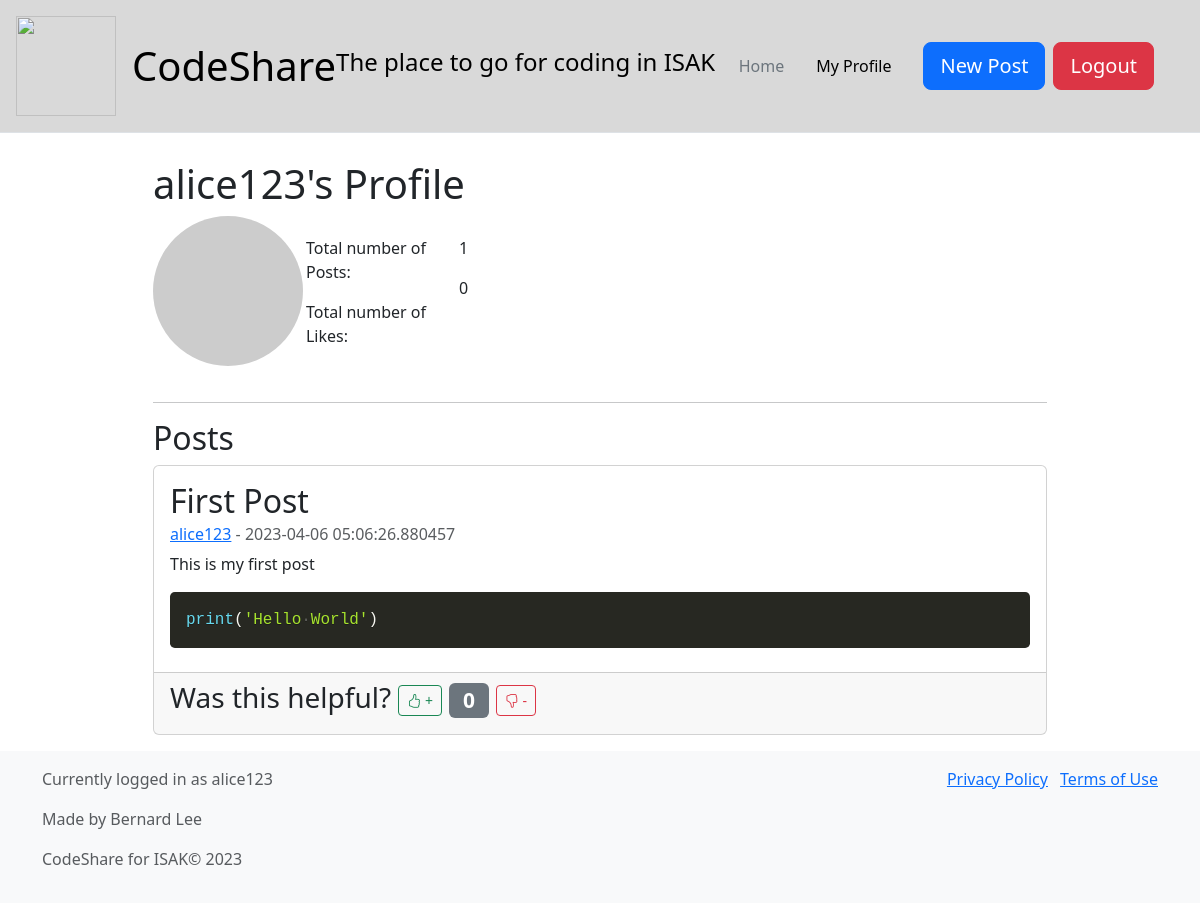
The app's page /profile/alice123 (signed in), older data.
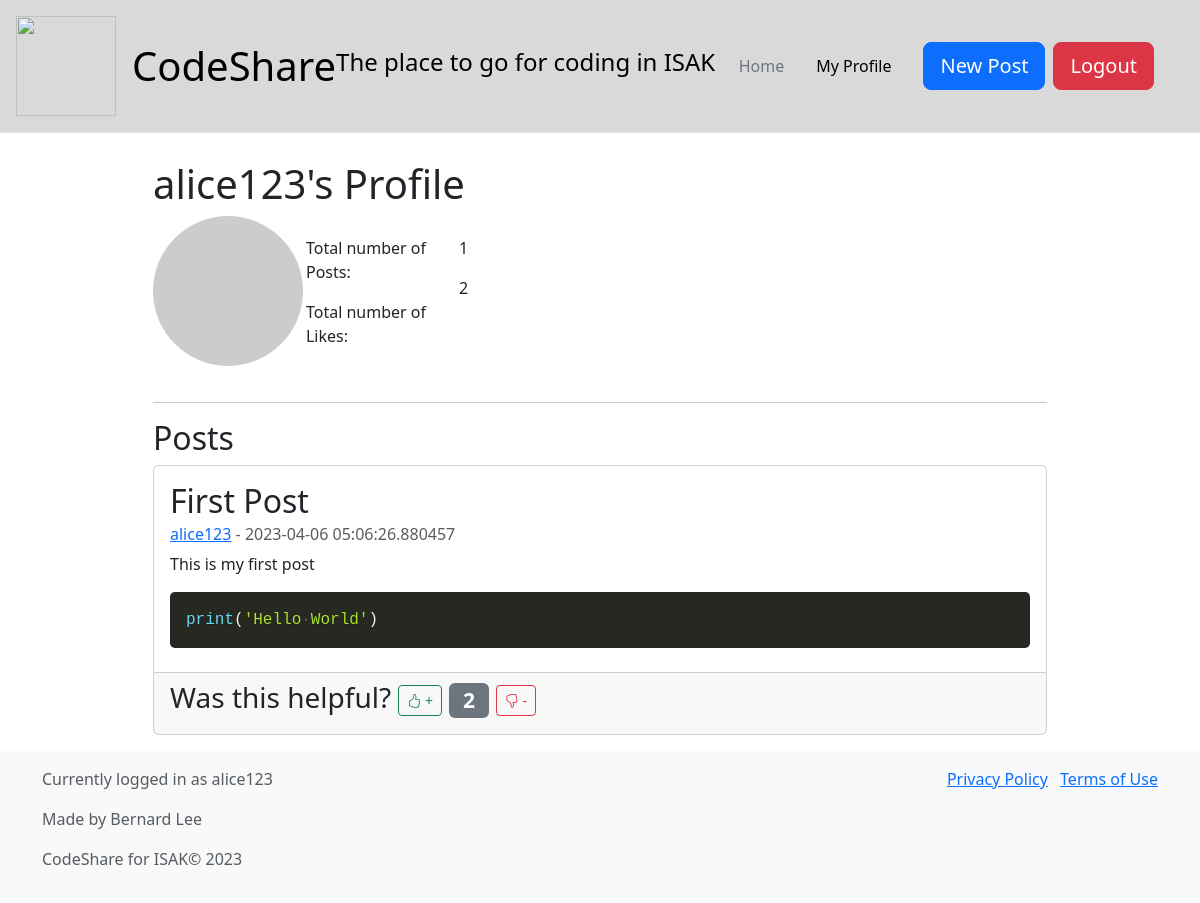
The same page, newer data.
### db_models.py (models this page shows, shortened)
class Base(DeclarativeBase):
    pass

class Users(Base):
    __tablename__ = "users"
    id: Mapped[int] = mapped_column(primary_key=True)
    username: Mapped[str] = mapped_column(String(20),unique=True)
    password: Mapped[str] = mapped_column(String(100))
    posts: Mapped[list["posts"]|None] = relationship("Post", back_populates="user")

class Post(Base):
    __tablename__ = "posts"
    id: Mapped[int] = mapped_column(primary_key=True)
    title: Mapped[str] = mapped_column(String(100))
    datetime_posted: Mapped[datetime.datetime] = mapped_column(DateTime, default=datetime.datetime.utcnow)
    content: Mapped[str] = mapped_column(String(2000))
    code: Mapped[str] = mapped_column(String(2000))
    code_language: Mapped[str] = mapped_column(String(20))
    like_count: Mapped[int] = mapped_column(Integer, default=0)
    user_id: Mapped[int] = mapped_column(ForeignKey("users.id", ondelete="CASCADE"))
    user: Mapped[Users] = relationship("Users", back_populates="posts")

### app.py (the view)
@app.route("/profile/<username>")
def profile(username):
    try:
        token = session['token']
        if check_token(token):
            posts = db.get_own_posts(username)
            user = db.get_user(username)
            stats = db.get_user_stats(username)
            return render_template('profile.html', username=username, posts=posts, user=user,stats=stats)
        else:
            return redirect(url_for('login'))
    except KeyError:
        return redirect(url_for('login'))

### db_manager.py (called while the page is built)
    def get_own_posts(self, username):
        user = self.session.query(Users).filter_by(username=username).first()
        print(f"selecting posts from user {user.username} with id {user.id}")
        posts = self.session.query(Post).filter_by(user_id=user.id).all()
        for post in posts:
            post.username = user.username
        posts.reverse()
        return posts

    def get_user(self, username):
        user = self.session.query(Users).filter_by(username=username).first()
        return user

    def get_user_stats(self, username):
        user = self.session.query(Users).filter_by(username=username).first()
        posts = self.session.query(Post).filter_by(user_id=user.id).all()
        return len(posts), sum(post.like_count for post in posts)

### token_management.py (called while the page is built)
def check_token(token): #check if token is valid and not expired
    try:
        decoded_token = jwt.decode(token, token_encryption_key, algorithms=['HS256'])
        current_time = datetime.utcnow().timestamp()
        if decoded_token['datetime'] < current_time:
            return False
        else:
            return True
    except Exception:
        return False

### templates/profile.html (shortened to what this page needs)
{% extends "base_template.html" %}
{% block content %}
    <div class="row justify-content-center" style="margin-top: 160px;">
        <div class="col-md-9">
            <h1>{{ username }}'s Profile</h1>
            <div class="row">
                <div class="col-md-2">
                    <img class="avatar float-right rounded-circle" src="https://picsum.photos/200" alt="Avatar Placeholder">
                </div>
                <div class="col-md-4" style="padding-top: 20px">
                    <div class="row">
                        <div class="col-md-6">
                            <p>Total number of Posts:</p>
                            <p>Total number of Likes:</p>
                        </div>
                        <div class="col-md-6">
                            <p>{{ stats[0] }}</p>
                            <p>{{ stats[1] }}</p>
                        </div>
                    </div>
                </div>
                <div class="col-md-3">
                </div>
            </div>
            <hr>
            <h2>Posts</h2>
            {% if posts %}
                {% for post in user.posts %}
                    <div class="card mb-3">
                        <div class="card-body">
                            <h2 class="card-title">{{ post.title }}</h2>
                            <h6 class="card-subtitle mb-2 text-muted"><a href="/profile/{{ post.username }}">{{ post.username }}</a> - {{ post.datetime_posted }}</h6>
                            <p class="card-text">{{ post.content }}</p>
                            <pre><code class="language-{{ post.code_language }}">{{ post.code }}</code></pre>
                        </div>
                        <div class="card-footer">
                            <h3> Was this helpful?
                                <a href="/add_like/{{ post.id }}"><button type="button" class="btn btn-outline-success btn-sm w-auto">
                                    <i class="bi bi-hand-thumbs-up"></i> +
                                </button></a>
                                <span class="badge bg-secondary">{{ post.like_count }}</span>
                                <a href="/add_dislike/{{ post.id }}"><button type="button" class="btn btn-outline-danger btn-sm w-auto">
                                    <i class="bi bi-hand-thumbs-down"></i> -
                                </button></a>
                            </h3>
                        </div>
                    </div>
                {% endfor %}
            {% else %}
                <h3>You have not posted anything yet.</h3>
            {% endif %}
        </div>
    </div>
{% endblock %}

### templates/base_template.html (shortened to what this page needs)
<!DOCTYPE html>
<html lang="en">
<head>
    <link href="https://cdn.jsdelivr.net/npm/bootstrap@5.3.0-alpha2/dist/css/bootstrap.min.css" rel="stylesheet"
>
<link rel="stylesheet" href="https://cdn.jsdelivr.net/npm/bootstrap-icons@1.5.0/font/bootstrap-icons.css">
    <link rel="stylesheet" href="{{ url_for('static', filename='prism.css') }}">
</head>
<div class = "container">
<header class="p-3 mb-3 border-bottom fixed-top" style="width: 100%; display: flex; justify-content: space-between; background-color: #d9d9d9;">
  <div class="d-flex align-items-center">
    <a href="/" class="d-flex align-items-center mb-2 mb-lg-0 link-body-emphasis text-decoration-none">
      <img src="https://cdn3.iconfinder.com/data/icons/service-design-tools/100/3_Mar-59-512.png" alt="" width="100" height="100">
        <h1 class="ms-3 mb-0">CodeShare</h1><h4>The place to go for coding in ISAK</h4>
    </a>
  </div>
  <div class="d-flex align-items-center">
    <ul class="nav me-3">
      <li class="nav-item">
        <a class="nav-link link-secondary" href="/dashboard">Home</a>
      </li>
        <li class="nav-item">
        <a class="nav-link link-body-emphasis" href="/my_profile">My Profile</a>
      </li>
    </ul>
    <div class="d-flex" style = "padding-right: 30px">
     <a href = "/new_post"><button type="button" class="btn btn-primary me-2 btn-lg">New Post</button></a>
        <a href="/logout"><button type="button" class="btn btn-danger btn-lg">Logout</button></a>
    </div>
  </div>
</header>
</div>
<body>
<div style="margin-top: 140px;">
    {% block content%}{% endblock %}
</div>
</body>
<footer class="footer mt-auto py-3 bg-light">
  <div class="container">
    <div class="row">
      <div class="col-md-6">
        <div class="mb-3">
          <span class="text-muted">Currently logged in as {{ username }}</span>
        </div>
        <div class="mb-3">
          <span class="text-muted">Made by Bernard Lee</span>
        </div>
        <div class="mb-3">
          <span class="text-muted">CodeShare for ISAK&copy; 2023</span>
        </div>
      </div>
      <div class="col-md-6 text-end">
        <ul class="list-inline">
          <li class="list-inline-item"><a href="#">Privacy Policy</a></li>
          <li class="list-inline-item"><a href="#">Terms of Use</a></li>
        </ul>
      </div>
    </div>
  </div>
</footer>
</html>

### static/prism.css (style rules this page uses)
code[class*=language-],pre[class*=language-] { color:#f8f8f2;background:0 0;text-shadow:0 1px rgba(0,0,0,.3);font-family:Consolas,Monaco,'Andale Mono','Ubuntu Mono',monospace;font-size:1em;text-align:left;white-space:pre;word-spacing:normal;word-break:normal;word-wrap:normal;line-height:1.5;-moz-tab-size:4;-o-tab-size:4;tab-size:4;-webkit-hyphens:none;-moz-hyphens:none;-ms-hyphens:none;hyphens:none }
pre[class*=language-] { padding:1em;margin:.5em 0;overflow:auto;border-radius:.3em }
:not(pre)>code[class*=language-],pre[class*=language-] { background:#272822 }

### templates/profile.html (style rules this page uses)
.avatar { width: 150px; height: 150px; margin-bottom: 20px; }

Row changes from the older to the newer data that the page shows:
changed Post "First Post": like_count "0" → "2"
Text that changed along with them:
{{ stats[1] }}: "0" → "2"
